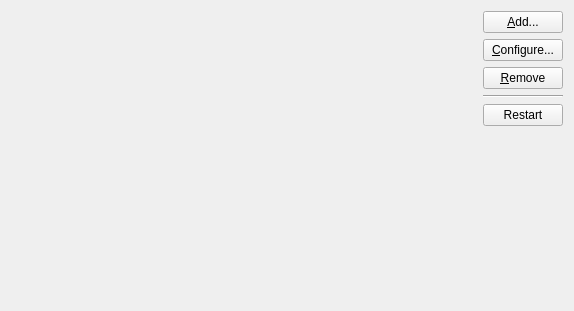
<?xml version="1.0" encoding="UTF-8"?>
<ui version="4.0">
 <author>Frank Osterfeld</author>
 <class>Akregator2::SettingsFeedLists</class>
 <widget class="QWidget" name="Akregator2::SettingsFeedLists">
  <property name="geometry">
   <rect>
    <x>0</x>
    <y>0</y>
    <width>574</width>
    <height>311</height>
   </rect>
  </property>
  <layout class="QGridLayout" name="gridLayout" columnstretch="1,0">
   <item row="0" column="0">
    <widget class="Akonadi::AgentInstanceWidget" name="agentInstanceWidget" native="true"/>
   </item>
   <item row="0" column="1">
    <layout class="QVBoxLayout" name="verticalLayout">
     <item>
      <widget class="QPushButton" name="addButton">
       <property name="text">
        <string>&amp;Add...</string>
       </property>
      </widget>
     </item>
     <item>
      <widget class="QPushButton" name="modifyButton">
       <property name="text">
        <string>&amp;Configure...</string>
       </property>
      </widget>
     </item>
     <item>
      <widget class="QPushButton" name="removeButton">
       <property name="text">
        <string>&amp;Remove</string>
       </property>
      </widget>
     </item>
     <item>
      <widget class="Line" name="line">
       <property name="orientation">
        <enum>Qt::Horizontal</enum>
       </property>
      </widget>
     </item>
     <item>
      <widget class="QPushButton" name="restartButton">
       <property name="text">
        <string>Restart</string>
       </property>
      </widget>
     </item>
     <item>
      <spacer name="verticalSpacer">
       <property name="orientation">
        <enum>Qt::Vertical</enum>
       </property>
       <property name="sizeHint" stdset="0">
        <size>
         <width>20</width>
         <height>40</height>
        </size>
       </property>
      </spacer>
     </item>
    </layout>
   </item>
  </layout>
 </widget>
 <customwidgets>
  <customwidget>
   <class>Akonadi::AgentInstanceWidget</class>
   <extends>QWidget</extends>
   <header>akonadi/agentinstancewidget.h</header>
   <container>1</container>
  </customwidget>
 </customwidgets>
 <resources/>
 <connections/>
</ui>
